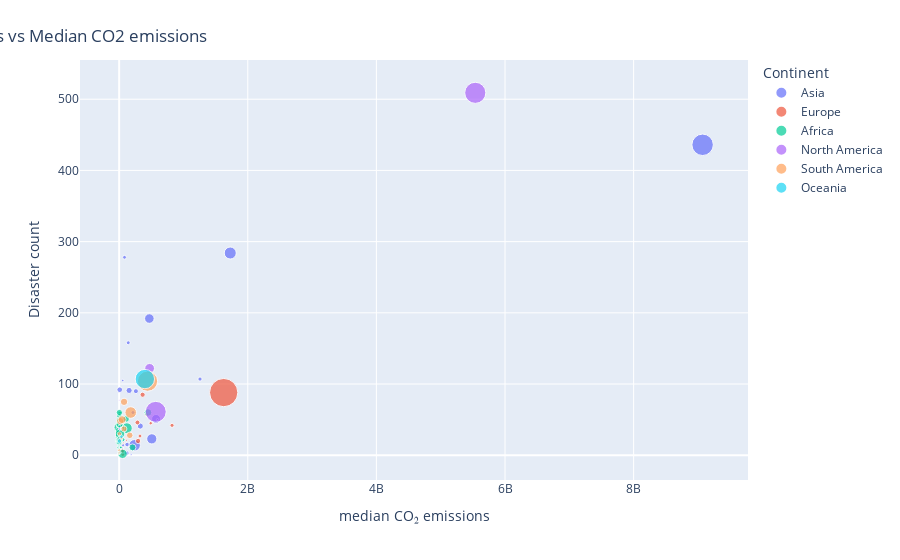

This figure's notebook cell:
### Markdown cell above
#### Bubble chart on data merged using OpenRefine

### Code cell
import plotly.express as px

fig = px.scatter(df_2, x="median CO₂ emissions", y="Disaster count", 
                 size="land area", color="Continent", hover_name="Entity")
fig.update_layout(
    title = {"text": "Disaster counts vs Median CO2 emissions", "xanchor": "center", "yanchor": "top"},
)
fig.show()

### Figure 1 — Plotly figure (JSON) as saved in the notebook; plotly's stock layout.template omitted (floating-point values rounded to 4 significant figures)
{"data": [{"hovertemplate": "<b>%{hovertext}</b><br><br>Continent=Asia<br>median CO₂ emissions=%{x}<br>Disaster count=%{y}<br>land area=%{marker.size}<extra></extra>", "hovertext": ["Afghanistan", "Armenia", "Azerbaijan", "Bahrain", "Bangladesh", "Bhutan", "Brunei", "Cambodia", "China", "Georgia", "Hong Kong", "India", "Indonesia", "Iran", "Iraq", "Israel", "Japan", "Jordan", "Kazakhstan", "Kuwait", "Kyrgyzstan", "Laos", "Lebanon", "Macao", "Malaysia", "Maldives", "Mongolia", "Myanmar", "Nepal", "North Korea", "Oman", "Pakistan", "Palestine", "Philippines", "Qatar", "Saudi Arabia", "South Korea", "Sri Lanka", "Syria", "Tajikistan", "Thailand", "Timor", "Turkey", "Turkmenistan", "United Arab Emirates", "Uzbekistan", "Vietnam"], "legendgroup": "Asia", "marker": {"color": "#636efa", "size": [652860, 28470, 82654, 780, 130170, 38140, 5270, 176520, 9424703, 69490, 1050, 2973190, 1877519, 1628760, 434128, 21640, 364500, 88780, 2699700, 17820, 191800, 230800, 10230, 32.9, 328550, 300, 1557255, 652790, 143350, 120410, 309500, 770880, 6020, 298170, 11490, 2149690, 97520, 61864, 183630, 138790, 510890, 14870, 769630, 469930, 71020, 440555, 310070], "sizemode": "area", "sizeref": 40940.0, "symbol": "circle"}, "mode": "markers", "name": "Asia", "orientation": "v", "showlegend": true, "type": "scatter", "x": [8716000.0, 5152000.0, 33920818, 28771541, 55273950, 566100.0, 7903000.0, 5176420, 9072604500, 7085000.0, 42415546, 1727483800, 469717775, 573554135, 124454605, 61654810, 1257200850, 21386595, 240477935, 84992990, 7550000.0, 3087000.0, 20610842, 1518000.0, 214611495, 959968, 17570092, 12788577, 5022000.0, 54399242, 52708946, 154768240, 2293664, 83347600, 75783930, 507687470, 595986690, 13870000.0, 47971504, 2901000.0, 260382295, 436016, 329090835, 59646448, 186806500, 118518822, 141479080], "xaxis": "x", "y": [92, 6, 4, null, 105, 4, null, 29, 436, 18, 13, 284, 192, 51, 15, 9, 107, 5, 14, 1, 6, 23, 9, 2, 60, 3, 19, 33, 37, 33, 14, 91, 7, 278, 1, 23, 50, 60, 10, 29, 90, 10, 41, null, 1, 3, 158], "yaxis": "y"}, {"hovertemplate": "<b>%{hovertext}</b><br><br>Continent=Europe<br>median CO₂ emissions=%{x}<br>Disaster count=%{y}<br>land area=%{marker.size}<extra></extra>", "hovertext": ["Albania", "Andorra", "Austria", "Belarus", "Belgium", "Bosnia and Herzegovina", "Bulgaria", "Croatia", "Cyprus", "Czechia", "Denmark", "Estonia", "Faeroe Islands", "Finland", "France", "Germany", "Greece", "Hungary", "Iceland", "Ireland", "Italy", "Latvia", "Liechtenstein", "Lithuania", "Luxembourg", "Malta", "Moldova", "Montenegro", "Netherlands", "North Macedonia", "Norway", "Poland", "Portugal", "Romania", "Russia", "Serbia", "Slovakia", "Slovenia", "Spain", "Sweden", "Switzerland", "Ukraine", "United Kingdom"], "legendgroup": "Europe", "marker": {"color": "#EF553B", "size": [27400, 470, 82520, 202980, 30280, 51200, 108560, 56590, 9240, 77200, 40000, 43470, 1396, 303920, 547557, 349380, 128900, 91260, 100830, 68890, 297730, 62090, 160, 62630, 2430, 320, 32890.0, 13450, 33670, 25220, 365100.0, 306170, 91610.0, 230080, 16376870, 87460, 48080, 20140.0, 499600.0, 407310, 39520.0, 579400, 241930], "sizemode": "area", "sizeref": 40940.0, "symbol": "circle"}, "mode": "markers", "name": "Europe", "orientation": "v", "showlegend": true, "type": "scatter", "x": [4625543, 505600.0, 68764504, 59910298, 106376235, 19635217, 47714340, 20156053, 7450390, 115099532, 46549673, 17310637, 688832, 56271121, 364834290, 822450330, 95929690, 50827693, 3482000.0, 41081578, 424475345, 7520000.0, 191700.0, 13610000.0, 10150000.0, 2552000.0, 4902000.0, 2083000.0, 168894495, 8663528, 44271000, 323895345, 54105774, 88620845, 1625471950, 45612989, 37803450, 15982267, 284707480, 48413320, 43278242, 294892330, 490792235], "xaxis": "x", "y": [15, null, 18, 2, 24, 20, 29, 20, 5, 21, 6, 1, null, 1, 85, 42, 36, 18, null, 11, 57, 3, null, 5, 3, null, 8, 5, 12, 14, 5, 27, 25, 50, 88, 17, 15, 7, 46, 6, 19, 20, 45], "yaxis": "y"}, {"hovertemplate": "<b>%{hovertext}</b><br><br>Continent=Africa<br>median CO₂ emissions=%{x}<br>Disaster count=%{y}<br>land area=%{marker.size}<extra></extra>", "hovertext": ["Algeria", "Angola", "Benin", "Botswana", "Burkina Faso", "Cameroon", "Cape Verde", "Central African Republic", "Chad", "Comoros", "Congo", "Democratic Republic of Congo", "Egypt", "Equatorial Guinea", "Eritrea", "Eswatini", "Ethiopia", "Gabon", "Gambia", "Ghana", "Guinea", "Guinea-Bissau", "Kenya", "Lesotho", "Liberia", "Libya", "Madagascar", "Malawi", "Mali", "Mauritania", "Mauritius", "Morocco", "Mozambique", "Namibia", "Niger", "Nigeria", "Sao Tome and Principe", "Senegal", "Seychelles", "Sierra Leone", "Somalia", "South Africa", "South Sudan", "Sudan", "Tanzania", "Togo", "Tunisia", "Uganda", "Zambia", "Zimbabwe"], "legendgroup": "Africa", "marker": {"color": "#00cc96", "size": [2381741, 1246700, 112760, 566730, 273600, 472710, 4030, 622980, 1259200, 1861, 341500, 2267050, 995450, 28050, 101000, 17200, 1129000.0, 257670, 10120, 227540, 245720, 28120, 569140, 30360, 96320, 1759540, 581800, 94280, 1220190, 1030700, 2030, 446300, 786380, 823290, 1266700, 910770, 960, 192530, 460, 72180, 627340, 1213090, 631900.0, 1849000.0, 885800, 54390, 155360, 200520, 743390, 386850], "sizemode": "area", "sizeref": 40940.0, "symbol": "circle"}, "mode": "markers", "name": "Africa", "orientation": "v", "showlegend": true, "type": "scatter", "x": [119996200, 23541795, 4441129, 4520000.0, 2084000.0, 6628000.0, 498300.0, 216176, 1215889, 157552, 2101000.0, 1988000.0, 207294290, 6967000.0, 628800.0, 1037000.0, 6928000.0, 4894575, 425024, 10470000.0, 2137944, 239992, 11966908, 2214888, 802476, 53346383, 2122894, 1079380, 2183744, 2099472, 3914984, 54616418, 2844639, 2772376, 1246000.0, 107411873, 98928, 7112260, 419528, 644864, 608224, 447789665, 1302000.0, 14290000.0, 7339000.0, 1834036, 26313600, 3598303, 3246000.0, 10654036], "xaxis": "x", "y": [38, 49, 12, 11, 21, 16, 5, 22, 20, 6, 11, 39, 11, null, 3, 11, 43, 4, 17, 23, 15, 7, 58, 13, 6, 2, 55, 40, 27, 21, 4, 22, 60, 21, 34, 51, 1, 20, 3, 10, 50, 60, 18, 30, 43, 8, 11, 40, 22, 24], "yaxis": "y"}, {"hovertemplate": "<b>%{hovertext}</b><br><br>Continent=North America<br>median CO₂ emissions=%{x}<br>Disaster count=%{y}<br>land area=%{marker.size}<extra></extra>", "hovertext": ["Antigua and Barbuda", "Bahamas", "Barbados", "Belize", "British Virgin Islands", "Canada", "Cuba", "Dominica", "Dominican Republic", "El Salvador", "Greenland", "Grenada", "Guatemala", "Haiti", "Honduras", "Jamaica", "Mexico", "Nicaragua", "Panama", "Saint Kitts and Nevis", "Saint Lucia", "Saint Vincent and the Grenadines", "Trinidad and Tobago", "United States"], "legendgroup": "North America", "marker": {"color": "#ab63fa", "size": [440, 10010, 430, 22810, 150, 8965590, 103800, 750, 48310, 20720, 410450, 340, 107160, 27560, 111890, 10830, 1943950, 120340, 74177, 260, 610, 390, 5130, 9147420], "sizemode": "area", "sizeref": 40940.0, "symbol": "circle"}, "mode": "markers", "name": "North America", "orientation": "v", "showlegend": true, "type": "scatter", "x": [443344, 2059000.0, 1303504, 472656, 181368, 569145320, 25649573, 161216, 21260857, 6407134, 586337, 252800.0, 12127090, 2200504, 8696611, 8210000.0, 473730215, 4550000.0, 9420000.0, 219840, 460500.0, 219840, 40548044, 5537750000], "xaxis": "x", "y": [3, 15, 6, 12, 2, 61, 37, 4, 49, 30, null, 3, 50, 77, 45, 20, 122, 37, 36, 2, 8, 10, 4, 509], "yaxis": "y"}, {"hovertemplate": "<b>%{hovertext}</b><br><br>Continent=South America<br>median CO₂ emissions=%{x}<br>Disaster count=%{y}<br>land area=%{marker.size}<extra></extra>", "hovertext": ["Argentina", "Bolivia", "Brazil", "Chile", "Colombia", "Ecuador", "Guyana", "Paraguay", "Peru", "Suriname", "Uruguay", "Venezuela"], "legendgroup": "South America", "marker": {"color": "#FFA15A", "size": [2736690, 1083300, 8358140, 743532, 1109500, 248360, 196850, 397300, 1280000, 156000, 175020, 882050], "sizemode": "area", "sizeref": 40940.0, "symbol": "circle"}, "mode": "markers", "name": "South America", "orientation": "v", "showlegend": true, "type": "scatter", "x": [179774265, 16290000.0, 441287510, 74450405, 76179102, 34641535, 1918104, 5096970, 46498908, 2188000.0, 6506000.0, 164838025], "xaxis": "x", "y": [60, 48, 104, 37, 75, 24, 7, 30, 50, 3, 21, 28], "yaxis": "y"}, {"hovertemplate": "<b>%{hovertext}</b><br><br>Continent=Oceania<br>median CO₂ emissions=%{x}<br>Disaster count=%{y}<br>land area=%{marker.size}<extra></extra>", "hovertext": ["Australia", "Fiji", "French Polynesia", "Kiribati", "Marshall Islands", "Micronesia (country)", "New Caledonia", "New Zealand", "Palau", "Papua New Guinea", "Samoa", "Solomon Islands", "Tonga", "Tuvalu", "Vanuatu"], "legendgroup": "Oceania", "marker": {"color": "#19d3f3", "size": [7692020, 18270, 3520, 810, 180, 700, 18280, 263310, 460, 452860, 2830, 27990, 720, 30, 12190], "sizemode": "area", "sizeref": 40940.0, "symbol": "circle"}, "mode": "markers", "name": "Oceania", "orientation": "v", "showlegend": true, "type": "scatter", "x": [399773465, 1088000.0, 848216, 56792, 135568, 142896, 3548000.0, 35563527, 216176, 5157108, 185032, 293120, 117248, 10992, 117248], "xaxis": "x", "y": [107, 28, 2, 3, 5, 8, 2, 26, 4, 20, 6, 15, 10, 4, 11], "yaxis": "y"}], "layout": {"legend": {"itemsizing": "constant", "title": {"text": "Continent"}, "tracegroupgap": 0}, "margin": {"t": 60}, "title": {"text": "Disaster counts vs Median CO2 emissions", "xanchor": "center", "yanchor": "top"}, "xaxis": {"anchor": "y", "domain": [0, 1], "title": {"text": "median CO₂ emissions"}}, "yaxis": {"anchor": "x", "domain": [0, 1], "title": {"text": "Disaster count"}}}}
